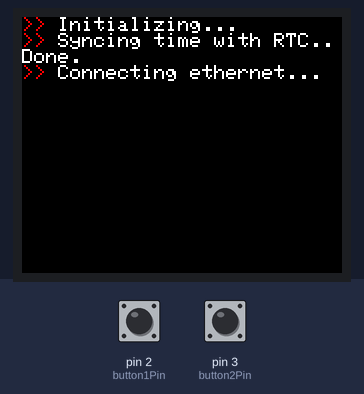
The sketch below on a simulated Arduino Uno, built with avr-gcc and run on an emulated ATmega328P. Parts: 160×128 colour display. The inputs (shaded band) are chosen by the test bench; at power-on: pin 2 (button1Pin) HIGH, pin 3 (button2Pin) HIGH. WiFi joins after 1.5 s; servers stay silent unless stated; the local clock reads 2024-03-15 10:24:30 at power-on unless the sketch sets it.

Above: at 0.2 s.
At 1.8 s:
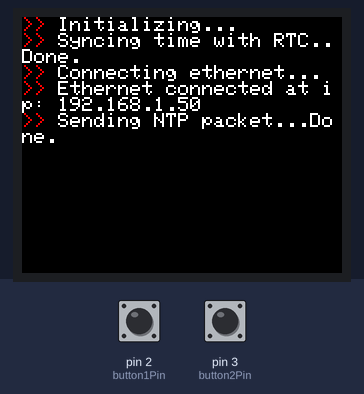
At 5.1 s:
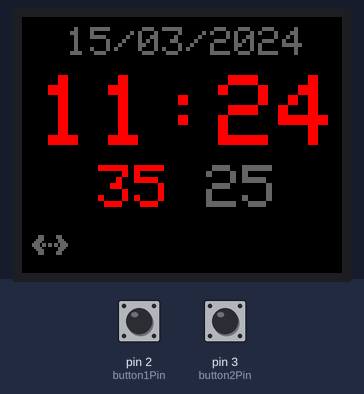
At 13.1 s:
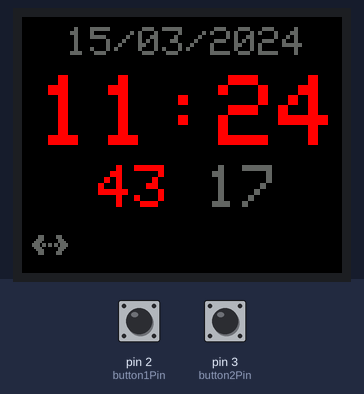
At 21.1 s:
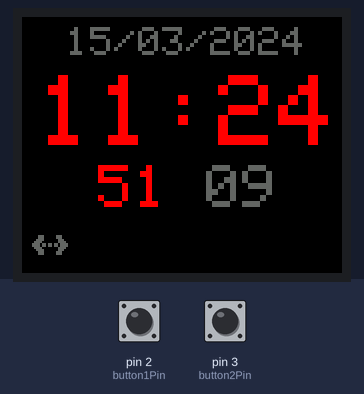
At 38.1 s:
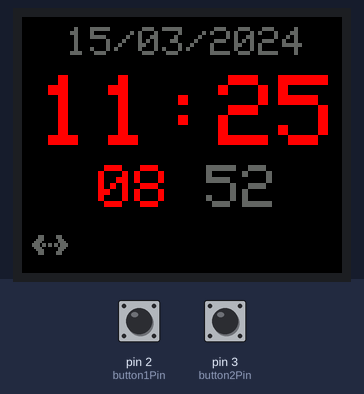

The sketch:

NTP-Time-Clock-V2.ino
```cpp
#include "Arduino.h"

#include <Wire.h>
#include <RTClib.h>

RTC_DS3231 RTC;


#include <TFT_ST7735.h>
#include <SPI.h>

#include "icons/ethernetIcon.h"
#include "icons/updateIcon.h"
#include "icons/updateIconGrey.h"

/*
The pins used for the TFT chip select (CS) and Data/command (DC) and Reset (RST)
signal lines to the TFT must also be defined in the library User_Setup.h file.
Sugested TFT connections for UNO and Atmega328 based boards
  sclk 13  // Don't change, this is the hardware SPI SCLK line
  mosi 11  // Don't change, this is the hardware SPI MOSI line
  cs   9   // Chip select for TFT display
  dc   8   // Data/command line
  rst  7   // Reset, you could connect this to the Arduino reset pin
*/

TFT_ST7735 tft = TFT_ST7735();  // Invoke library, pins defined in User_Setup.h


// #include <SPI.h>
#include <Ethernet.h>
#include <EthernetUdp.h>


// Enter a MAC address for your controller below.
// Newer Ethernet shields have a MAC address printed on a sticker on the shield
byte mac[] = {
  0x90, 0xA2, 0xDA, 0x0D, 0x6B, 0xB9
};

unsigned int localPort = 8888;       // local port to listen for UDP packets

EthernetUDP ntpUDP; // A UDP instance to let us send and receive packets over UDP

// const char timeServer[] = "time.nist.gov"; // time.nist.gov NTP server
// const char timeServer[] = "europe.pool.ntp.org";
const char timeServer[] = "nl.pool.ntp.org";

const int NTP_PACKET_SIZE = 48; // NTP time stamp is in the first 48 bytes of the message

byte packetBuffer[NTP_PACKET_SIZE]; //buffer to hold incoming and outgoing packets


#include <TimeLib.h>


bool ethernetConnected = false;
bool lastEthernetConnected = false;
bool gettingTime = false;
bool lastGettingTime = false;
unsigned long gotLastTime = 0;
unsigned long lastMaintain;

struct lastTimes {
  byte sec;
  byte min;
  byte hour;
  byte day;
  byte month;
  byte year;
};

lastTimes lastTime;


struct buttonState{
  long long lastChange;
  bool curState = HIGH;
  bool prevState = HIGH;
};

buttonState button1;
buttonState button2;

#define button1Pin       2
#define button2Pin       3


void setup() {

  pinMode(button1Pin, INPUT_PULLUP);
  pinMode(button2Pin, INPUT_PULLUP);
  attachInterrupt(digitalPinToInterrupt(button1Pin), buttonPress, CHANGE);
  attachInterrupt(digitalPinToInterrupt(button2Pin), buttonPress, CHANGE);


  Wire.begin();


  tft.init();
  tft.setRotation(1);
  tft.fillScreen(TFT_BLACK);
  tft.setTextSize(1);
  tft.setCursor(0,0);


  terminalPrint();

  tft.println(F("Initializing... "));

  terminalPrint();

  tft.print(F("Syncing time with RTC.."));

  tft.println(F("Done."));


  if (connectEthernetPrint()){

    terminalPrint();

    tft.print(F("Sending NTP packet..."));
    sendNTPpacket(timeServer);
    tft.println(F("Done."));

  }

  unsigned long delayMillis = millis() + 3000;

  while(millis() < delayMillis && ethernetConnected){
    adjustTime();
  }

  tft.fillScreen(TFT_BLACK);

}


void loop(){

  if (ethernetConnected) {

    adjustTime();

    if (millis() > lastMaintain + 10000){

      Ethernet.maintain();
      lastMaintain = millis();

    }
  }

  DateTime tempTime = RTC.now();
  time_t tempTTime = tempTime.unixtime();
  checkUpdate(tempTTime);


  if (button1.prevState != button1.curState && !button1.curState && button1.lastChange + 1000 < millis() && button2.prevState != button2.curState && !button2.curState && button2.lastChange + 1000 < millis() ){
    button1.prevState = button1.curState;
    button2.prevState = button2.curState;

    if (ethernetConnected){
      // tft.fillScreen(TFT_YELLOW);
      sendNTPpacket(timeServer);
    }
    else {
      // connectEthernetPrint(true);
      // sendNTPpacket(timeServer);
      // unsigned long delayMillis = millis() + 1500;

      // while(millis() < delayMillis && ethernetConnected){
      //   adjustTime();
      // }

      // updateAll(now());

      software_Reset();  //call reset
    }

  }
  else if (button1.prevState != button1.curState && button2.prevState != button2.curState && button2.curState ){
    button1.prevState = button1.curState;
    button2.prevState = button2.curState;
  }

}


void terminalPrint(){
  tft.setTextColor(TFT_RED, TFT_BLACK);
  tft.print(">> ");
  tft.setTextColor(TFT_WHITE, TFT_BLACK);
}

void software_Reset() // Restarts program from beginning but does not reset the peripherals and registers
{
asm volatile ("  jmp 0");
}

//? Ethernet stuff VV


void adjustTime() {

  if (ntpUDP.parsePacket()) {


    ntpUDP.read(packetBuffer, NTP_PACKET_SIZE); // read the packet into the buffer

    // the timestamp starts at byte 40 of the received packet and is four bytes,
    // or two words, long. First, extract the two words:

    unsigned long highWord = word(packetBuffer[40], packetBuffer[41]);
    unsigned long lowWord = word(packetBuffer[42], packetBuffer[43]);

    // combine the four bytes (two words) into a long integer
    // this is NTP time (seconds since Jan 1 1900):
    unsigned long secsSince1900 = highWord << 16 | lowWord;
    unsigned long NTPTime = secsSince1900 - 2208988800UL + 3600; // make ntc time from 1970 and add one hour for timezone.


    // Now get the fractional part
    unsigned long NTPFractional = (packetBuffer[44] << 24) | (packetBuffer[45] << 16) | (packetBuffer[46] << 8) | packetBuffer[47];

    // Get the fractional part as milliseconds
    unsigned long NTPMillis = (int32_t)(((float)NTPFractional / UINT32_MAX) * 1000);

    // Increment the seconds as we are waiting for the next one
    NTPTime++;

    // Burn off the remaining fractional part of the existing second
    delay(1000 - NTPMillis);

    RTC.adjust(NTPTime);

    // tft.fillScreen(TFT_YELLOW);
    gettingTime = false;
  }

}


// send an NTP request to the time server at the given address
void sendNTPpacket(const char * address) {
  // set all bytes in the buffer to 0
  memset(packetBuffer, 0, NTP_PACKET_SIZE);
  // Initialize values needed to form NTP request
  packetBuffer[0] = 0b11100011;   // LI, Version, Mode
  packetBuffer[1] = 0;     // Stratum, or type of clock
  packetBuffer[2] = 6;     // Polling Interval
  packetBuffer[3] = 0xEC;  // Peer Clock Precision
  // 8 bytes of zero for Root Delay & Root Dispersion
  packetBuffer[12]  = 49;
  packetBuffer[13]  = 0x4E;
  packetBuffer[14]  = 49;
  packetBuffer[15]  = 52;

  // all NTP fields have been given values, now
  // you can send a packet requesting a timestamp:
  ntpUDP.beginPacket(address, 123); // NTP requests are to port 123
  ntpUDP.write(packetBuffer, NTP_PACKET_SIZE);
  ntpUDP.endPacket();

  gettingTime = true;
}

int connectEthernet() {
  if (Ethernet.begin(mac) == 0){
    if (Ethernet.hardwareStatus() == EthernetNoHardware){

      return 2;
    }
    else{

      return 1;
    }

    ethernetConnected = false;

  }
  else{
    ntpUDP.begin(localPort);
    lastMaintain = millis();
    ethernetConnected = true;

    return 0;
  }
}

bool connectEthernetPrint() {
  return connectEthernetPrint(false);
}

bool connectEthernetPrint(bool blacktab) {

  if (blacktab){
    tft.fillScreen(TFT_BLACK);
    tft.setTextColor(TFT_WHITE, TFT_BLACK);
    tft.setTextSize(1);
    tft.setCursor(0,0);
  }

  terminalPrint();

  tft.println(F("Connecting ethernet... "));

  int data = connectEthernet();

  if (data == 0){

    terminalPrint();

    tft.print(F("Ethernet connected at ip: "));
    tft.print(Ethernet.localIP());
    tft.println("  ");

    return true;
  }
  else if (data == 1){

    terminalPrint();

    tft.println(F("Error: "));
    tft.println(F("Ethernet shield was not found."));

    return false;
  }
  else {

    terminalPrint();

    tft.println(F("Error: "));
    tft.println(F("Failed to configure Ethernet."));

    return false;
  }

}


//? Button update VV

void buttonPress() {
  // button1.prevState = button1.curState;
  button1.curState = digitalRead(button1Pin);
  button1.lastChange = millis();

  // button2.prevState = button2.curState;
  button2.curState = digitalRead(button2Pin);
  button2.lastChange = millis();
}


//? Display update VV

#define color TFT_RED
#define greyColor 0x632C

void checkUpdate(time_t time){

  if (lastTime.sec != second(time)){

    lastTime.sec = second(time);
    updateSec(time);
  }

  if (minute(time) != lastTime.min || hour(time) != lastTime.hour){

    lastTime.min = minute(time);
    lastTime.hour = hour(time);
    updateHour(time);
  }

  if (day(time) != lastTime.day || month(time) != lastTime.month || year(time) != lastTime.year){

    lastTime.day = day(time);
    lastTime.month = month(time);
    lastTime.year = year(time);
    updateDate(time);
  }


  if(ethernetConnected && lastEthernetConnected != ethernetConnected){
    // tft.setTextColor(TFT_WHITE, TFT_BLACK);
    // tft.setTextSize(1);
    // tft.setCursor(10,115);
    // tft.print("con");
    drawIcon(ethernetIcon, 5, tft.height() - 5 - ethernetIconWidth, ethernetIconWidth, ethernetIconHeight);


    lastEthernetConnected = ethernetConnected;
  }
  else if (lastEthernetConnected != ethernetConnected){
    // tft.setTextColor(TFT_WHITE, TFT_BLACK);
    // tft.setTextSize(1);
    // tft.setCursor(10,115);
    // tft.print("   ");
    tft.fillRect(5, tft.height() - 5 - ethernetIconWidth, ethernetIconWidth, ethernetIconHeight, TFT_BLACK);

    lastEthernetConnected = ethernetConnected;
  }

  if(gettingTime && lastGettingTime != gettingTime){
    // tft.setTextColor(TFT_WHITE, TFT_BLACK);
    // tft.setTextSize(1);
    // tft.setCursor(135,115);
    // tft.print("get");
    drawIcon(updateIcon, tft.width() - 5 - updateIconWidth, tft.height() - 2 - updateIconWidth, updateIconWidth, updateIconHeight);

    lastGettingTime = gettingTime;

    gotLastTime = millis();
  }
  else if (lastGettingTime != gettingTime && gotLastTime + 1500 < millis()){
    // tft.setTextColor(TFT_WHITE, TFT_BLACK);
    // tft.setTextSize(1);
    // tft.setCursor(135,115);
    // tft.print("   ");
    tft.fillRect(tft.width() - 5 - updateIconWidth, tft.height() - 2 - updateIconWidth, updateIconWidth, updateIconWidth, TFT_BLACK);

    lastGettingTime = gettingTime;
  }

}

void updateAll(time_t time){
  tft.fillScreen(TFT_BLACK);
  updateSec(time);
  updateHour(time);
  updateDate(time);
}

void updateSec(time_t time){

  tft.setTextColor(color, TFT_BLACK);
  tft.setTextSize(3);
  tft.setCursor(38,74);
  // tft.setCursor(65,72);


  if (second(time) < 10)
    tft.print("0");
  tft.print(second(time), DEC);

  tft.print(" ");

  tft.setTextColor(greyColor, TFT_BLACK);

  if (60 - second(time) < 10)
    tft.print("0");

  tft.print(60 - second(time), DEC);

}

void updateHour(time_t time){

  tft.setTextColor(color, TFT_BLACK);
  tft.setTextSize(5);
  tft.setCursor(8,29);


  if (hour(time) < 10)
    tft.print("0");
  tft.print(hour(time), DEC);

  tft.print(':');

  if (minute(time) < 10)
    tft.print("0");
  tft.print(minute(time), DEC);

}

void updateDate(time_t time){

  tft.setTextColor(0x632C, TFT_BLACK);
  tft.setTextSize(2);
  tft.setCursor(22,5);


  if (day(time) < 10)
    tft.print("0");
  tft.print(day(time), DEC);

  tft.print('/');

  if (month(time) < 10)
    tft.print("0");
  tft.print(month(time), DEC);

  tft.print('/');

  tft.print(year(time), DEC);
}

//====================================================================================
// This is the function to draw the icon stored as an array in program memory (FLASH)
//====================================================================================

// To speed up rendering we use a 64 pixel buffer
#define BUFF_SIZE 64

// Draw array "icon" of defined width and height at coordinate x,y
// Maximum icon size is 255x255 pixels to avoid integer overflow

void drawIcon(const unsigned short* icon, int16_t x, int16_t y, int8_t width, int8_t height) {

  uint16_t  pix_buffer[BUFF_SIZE];   // Pixel buffer (16 bits per pixel)

  // Set up a window the right size to stream pixels into
  tft.setAddrWindow(x, y, x + width - 1, y + height - 1);

  // Work out the number whole buffers to send
  uint16_t nb = ((uint16_t)height * width) / BUFF_SIZE;

  // Fill and send "nb" buffers to TFT
  for (int i = 0; i < nb; i++) {
    for (int j = 0; j < BUFF_SIZE; j++) {
      pix_buffer[j] = pgm_read_word(&icon[i * BUFF_SIZE + j]);
    }
    tft.pushColors(pix_buffer, BUFF_SIZE);
  }

  // Work out number of pixels not yet sent
  uint16_t np = ((uint16_t)height * width) % BUFF_SIZE;

  // Send any partial buffer left over
  if (np) {
    for (int i = 0; i < np; i++) pix_buffer[i] = pgm_read_word(&icon[nb * BUFF_SIZE + i]);
    tft.pushColors(pix_buffer, np);
  }
}
```

ethernetIcon.h
```cpp
// We need this header file to use FLASH as storage with PROGMEM directive:
#include <avr/pgmspace.h>

// Icon width and height
const uint16_t ethernetIconWidth = 18;
const uint16_t ethernetIconHeight = 18;

//Icon Color
#define ethernetIconColor 0x632C

// The icon file can be created with the "UTFT ImageConverter 565" bitmap to .c file creation utility, more can be pasted in here
const unsigned short  ethernetIcon[324] PROGMEM={
 0x0000, 0x0000, 0x0000, 0x0000, 0x0000, 0x0000, 0x0000, 0x0000, 0x0000, 0x0000, 0x0000, 0x0000, 0x0000, 0x0000, 0x0000, 0x0000,
  0x0000, 0x0000, 0x0000, 0x0000, 0x0000, 0x0000, 0x0000, 0x0000, 0x0000, 0x0000, 0x0000, 0x0000, 0x0000, 0x0000, 0x0000, 0x0000,
  0x0000, 0x0000, 0x0000, 0x0000, 0x0000, 0x0000, 0x0000, 0x0000, 0x0000, 0x0000, 0x0000, 0x0000, 0x0000, 0x0000, 0x0000, 0x0000,
  0x0000, 0x0000, 0x0000, 0x0000, 0x0000, 0x0000, 0x0000, 0x0000, 0x0000, 0x0000, 0x0000, 0x0000, 0x0000, 0x0000, 0x0000, 0x0000,
  0x0000, 0x0000, 0x0000, 0x0000, 0x0000, 0x0000, 0x0000, 0x0000, 0x0000, 0x0000, 0x0000, ethernetIconColor, ethernetIconColor, ethernetIconColor, 0x0000, 0x0000,
  0x0000, 0x0000, 0x0000, 0x0000, ethernetIconColor, ethernetIconColor, ethernetIconColor, 0x0000, 0x0000, 0x0000, 0x0000, 0x0000, 0x0000, ethernetIconColor, ethernetIconColor, ethernetIconColor,
  0x0000, 0x0000, 0x0000, 0x0000, 0x0000, 0x0000, ethernetIconColor, ethernetIconColor, ethernetIconColor, 0x0000, 0x0000, 0x0000, 0x0000, 0x0000, ethernetIconColor, ethernetIconColor,
  ethernetIconColor, ethernetIconColor, 0x0000, 0x0000, 0x0000, 0x0000, 0x0000, 0x0000, 0x0000, ethernetIconColor, ethernetIconColor, ethernetIconColor, 0x0000, 0x0000, 0x0000, ethernetIconColor,
  ethernetIconColor, ethernetIconColor, ethernetIconColor, 0x0000, 0x0000, 0x0000, 0x0000, 0x0000, 0x0000, 0x0000, 0x0000, ethernetIconColor, ethernetIconColor, ethernetIconColor, ethernetIconColor, 0x0000,
  ethernetIconColor, ethernetIconColor, ethernetIconColor, ethernetIconColor, 0x0000, ethernetIconColor, ethernetIconColor, 0x0000, ethernetIconColor, ethernetIconColor, 0x0000, ethernetIconColor, ethernetIconColor, 0x0000, ethernetIconColor, ethernetIconColor,
  ethernetIconColor, ethernetIconColor, ethernetIconColor, ethernetIconColor, ethernetIconColor, ethernetIconColor, 0x0000, ethernetIconColor, ethernetIconColor, 0x0000, ethernetIconColor, ethernetIconColor, 0x0000, ethernetIconColor, ethernetIconColor, 0x0000,
  ethernetIconColor, ethernetIconColor, ethernetIconColor, ethernetIconColor, 0x0000, ethernetIconColor, ethernetIconColor, ethernetIconColor, ethernetIconColor, 0x0000, 0x0000, 0x0000, 0x0000, 0x0000, 0x0000, 0x0000,
  0x0000, ethernetIconColor, ethernetIconColor, ethernetIconColor, ethernetIconColor, 0x0000, 0x0000, 0x0000, ethernetIconColor, ethernetIconColor, ethernetIconColor, ethernetIconColor, 0x0000, 0x0000, 0x0000, 0x0000,
  0x0000, 0x0000, 0x0000, ethernetIconColor, ethernetIconColor, ethernetIconColor, 0x0000, 0x0000, 0x0000, 0x0000, 0x0000, ethernetIconColor, ethernetIconColor, ethernetIconColor, 0x0000, 0x0000,
  0x0000, 0x0000, 0x0000, 0x0000, ethernetIconColor, ethernetIconColor, ethernetIconColor, 0x0000, 0x0000, 0x0000, 0x0000, 0x0000, 0x0000, ethernetIconColor, ethernetIconColor, ethernetIconColor,
  0x0000, 0x0000, 0x0000, 0x0000, 0x0000, 0x0000, ethernetIconColor, ethernetIconColor, ethernetIconColor, 0x0000, 0x0000, 0x0000, 0x0000, 0x0000, 0x0000, 0x0000,
  0x0000, 0x0000, 0x0000, 0x0000, 0x0000, 0x0000, 0x0000, 0x0000, 0x0000, 0x0000, 0x0000, 0x0000, 0x0000, 0x0000, 0x0000, 0x0000,
  0x0000, 0x0000, 0x0000, 0x0000, 0x0000, 0x0000, 0x0000, 0x0000, 0x0000, 0x0000, 0x0000, 0x0000, 0x0000, 0x0000, 0x0000, 0x0000,
  0x0000, 0x0000, 0x0000, 0x0000, 0x0000, 0x0000, 0x0000, 0x0000, 0x0000, 0x0000, 0x0000, 0x0000, 0x0000, 0x0000, 0x0000, 0x0000,
  0x0000, 0x0000, 0x0000, 0x0000, 0x0000, 0x0000, 0x0000, 0x0000, 0x0000, 0x0000, 0x0000, 0x0000, 0x0000, 0x0000, 0x0000, 0x0000,
  0x0000, 0x0000, 0x0000, 0x0000
};
```

Source omitted: updateIcon.h (4382 bytes), updateIconGrey.h (4634 bytes)

Measured:
- what the display in image 1 shows lasts 3.0 s, from 1.8 s to 4.8 s
- what the display in image 2 shows lasts 1.0 s, from 5.0 s to 6.0 s
